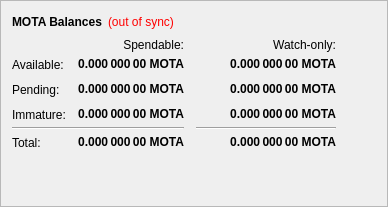
        <widget class="QFrame" name="frame">
         <property name="maximumSize">
          <size>
           <width>400</width>
           <height>16777215</height>
          </size>
         </property>
         <property name="frameShape">
          <enum>QFrame::StyledPanel</enum>
         </property>
         <property name="frameShadow">
          <enum>QFrame::Raised</enum>
         </property>
         <layout class="QVBoxLayout" name="verticalLayout_4">
          <item>
           <layout class="QHBoxLayout" name="horizontalLayout_4">
            <item>
             <widget class="QLabel" name="label_5">
              <property name="font">
               <font>
                <weight>75</weight>
                <bold>true</bold>
               </font>
              </property>
              <property name="text">
               <string>MOTA Balances</string>
              </property>
             </widget>
            </item>
            <item>
             <widget class="QLabel" name="labelWalletStatus">
              <property name="cursor">
               <cursorShape>WhatsThisCursor</cursorShape>
              </property>
              <property name="toolTip">
               <string>The displayed information may be out of date. Your wallet automatically synchronizes with the Mota network after a connection is established, but this process has not completed yet.</string>
              </property>
              <property name="styleSheet">
               <string notr="true">QLabel { color: red; }</string>
              </property>
              <property name="text">
               <string notr="true">(out of sync)</string>
              </property>
              <property name="alignment">
               <set>Qt::AlignLeading|Qt::AlignLeft|Qt::AlignVCenter</set>
              </property>
             </widget>
            </item>
            <item>
             <spacer name="horizontalSpacer_3">
              <property name="orientation">
               <enum>Qt::Horizontal</enum>
              </property>
              <property name="sizeHint" stdset="0">
               <size>
                <width>40</width>
                <height>20</height>
               </size>
              </property>
             </spacer>
            </item>
           </layout>
          </item>
          <item>
           <layout class="QGridLayout" name="gridLayout" rowminimumheight="0,25,25,25,0,25">
            <property name="sizeConstraint">
             <enum>QLayout::SetFixedSize</enum>
            </property>
            <property name="horizontalSpacing">
             <number>12</number>
            </property>
            <property name="verticalSpacing">
             <number>0</number>
            </property>
            <item row="2" column="2">
             <widget class="QLabel" name="labelWatchPending">
              <property name="font">
               <font>
                <weight>75</weight>
                <bold>true</bold>
               </font>
              </property>
              <property name="cursor">
               <cursorShape>IBeamCursor</cursorShape>
              </property>
              <property name="toolTip">
               <string>Unconfirmed transactions to watch-only addresses</string>
              </property>
              <property name="text">
               <string notr="true">0.000 000 00 MOTA</string>
              </property>
              <property name="alignment">
               <set>Qt::AlignRight|Qt::AlignTrailing|Qt::AlignVCenter</set>
              </property>
              <property name="textInteractionFlags">
               <set>Qt::LinksAccessibleByMouse|Qt::TextSelectableByKeyboard|Qt::TextSelectableByMouse</set>
              </property>
             </widget>
            </item>
            <item row="2" column="1">
             <widget class="QLabel" name="labelUnconfirmed">
              <property name="font">
               <font>
                <weight>75</weight>
                <bold>true</bold>
               </font>
              </property>
              <property name="cursor">
               <cursorShape>IBeamCursor</cursorShape>
              </property>
              <property name="toolTip">
               <string>Total of transactions that have yet to be confirmed, and do not yet count toward the spendable balance</string>
              </property>
              <property name="text">
               <string notr="true">0.000 000 00 MOTA</string>
              </property>
              <property name="alignment">
               <set>Qt::AlignRight|Qt::AlignTrailing|Qt::AlignVCenter</set>
              </property>
              <property name="textInteractionFlags">
               <set>Qt::LinksAccessibleByMouse|Qt::TextSelectableByKeyboard|Qt::TextSelectableByMouse</set>
              </property>
             </widget>
            </item>
            <item row="3" column="2">
             <widget class="QLabel" name="labelWatchImmature">
              <property name="font">
               <font>
                <weight>75</weight>
                <bold>true</bold>
               </font>
              </property>
              <property name="cursor">
               <cursorShape>IBeamCursor</cursorShape>
              </property>
              <property name="toolTip">
               <string>Staked or masternode rewards in watch-only addresses that has not yet matured</string>
              </property>
              <property name="text">
               <string notr="true">0.000 000 00 MOTA</string>
              </property>
              <property name="alignment">
               <set>Qt::AlignRight|Qt::AlignTrailing|Qt::AlignVCenter</set>
              </property>
              <property name="textInteractionFlags">
               <set>Qt::LinksAccessibleByMouse|Qt::TextSelectableByKeyboard|Qt::TextSelectableByMouse</set>
              </property>
             </widget>
            </item>
            <item row="4" column="0" colspan="2">
             <widget class="Line" name="lineSpendableBalance">
              <property name="orientation">
               <enum>Qt::Horizontal</enum>
              </property>
             </widget>
            </item>
            <item row="4" column="2">
             <widget class="Line" name="lineWatchBalance">
              <property name="sizePolicy">
               <sizepolicy hsizetype="Preferred" vsizetype="Fixed">
                <horstretch>0</horstretch>
                <verstretch>0</verstretch>
               </sizepolicy>
              </property>
              <property name="minimumSize">
               <size>
                <width>140</width>
                <height>0</height>
               </size>
              </property>
              <property name="orientation">
               <enum>Qt::Horizontal</enum>
              </property>
             </widget>
            </item>
            <item row="5" column="0">
             <widget class="QLabel" name="labelTotalText">
              <property name="sizePolicy">
               <sizepolicy hsizetype="Preferred" vsizetype="Fixed">
                <horstretch>0</horstretch>
                <verstretch>0</verstretch>
               </sizepolicy>
              </property>
              <property name="maximumSize">
               <size>
                <width>16777215</width>
                <height>25</height>
               </size>
              </property>
              <property name="baseSize">
               <size>
                <width>0</width>
                <height>25</height>
               </size>
              </property>
              <property name="text">
               <string>Total:</string>
              </property>
             </widget>
            </item>
            <item row="3" column="1">
             <widget class="QLabel" name="labelImmature">
              <property name="font">
               <font>
                <weight>75</weight>
                <bold>true</bold>
               </font>
              </property>
              <property name="cursor">
               <cursorShape>IBeamCursor</cursorShape>
              </property>
              <property name="toolTip">
               <string>Staked or masternode rewards that has not yet matured</string>
              </property>
              <property name="text">
               <string notr="true">0.000 000 00 MOTA</string>
              </property>
              <property name="alignment">
               <set>Qt::AlignRight|Qt::AlignTrailing|Qt::AlignVCenter</set>
              </property>
              <property name="textInteractionFlags">
               <set>Qt::LinksAccessibleByMouse|Qt::TextSelectableByKeyboard|Qt::TextSelectableByMouse</set>
              </property>
             </widget>
            </item>
            <item row="2" column="3">
             <spacer name="horizontalSpacer_2">
              <property name="orientation">
               <enum>Qt::Horizontal</enum>
              </property>
              <property name="sizeHint" stdset="0">
               <size>
                <width>40</width>
                <height>2</height>
               </size>
              </property>
             </spacer>
            </item>
            <item row="3" column="0">
             <widget class="QLabel" name="labelImmatureText">
              <property name="maximumSize">
               <size>
                <width>16777215</width>
                <height>25</height>
               </size>
              </property>
              <property name="text">
               <string>Immature:</string>
              </property>
             </widget>
            </item>
            <item row="5" column="1">
             <widget class="QLabel" name="labelTotal">
              <property name="font">
               <font>
                <weight>75</weight>
                <bold>true</bold>
               </font>
              </property>
              <property name="cursor">
               <cursorShape>IBeamCursor</cursorShape>
              </property>
              <property name="toolTip">
               <string>Your current total balance</string>
              </property>
              <property name="text">
               <string notr="true">0.000 000 00 MOTA</string>
              </property>
              <property name="alignment">
               <set>Qt::AlignRight|Qt::AlignTrailing|Qt::AlignVCenter</set>
              </property>
              <property name="textInteractionFlags">
               <set>Qt::LinksAccessibleByMouse|Qt::TextSelectableByKeyboard|Qt::TextSelectableByMouse</set>
              </property>
             </widget>
            </item>
            <item row="5" column="2">
             <widget class="QLabel" name="labelWatchTotal">
              <property name="font">
               <font>
                <weight>75</weight>
                <bold>true</bold>
               </font>
              </property>
              <property name="cursor">
               <cursorShape>IBeamCursor</cursorShape>
              </property>
              <property name="toolTip">
               <string>Current total balance in watch-only addresses</string>
              </property>
              <property name="text">
               <string notr="true">0.000 000 00 MOTA</string>
              </property>
              <property name="alignment">
               <set>Qt::AlignRight|Qt::AlignTrailing|Qt::AlignVCenter</set>
              </property>
              <property name="textInteractionFlags">
               <set>Qt::LinksAccessibleByMouse|Qt::TextSelectableByKeyboard|Qt::TextSelectableByMouse</set>
              </property>
             </widget>
            </item>
            <item row="0" column="2">
             <widget class="QLabel" name="labelWatchonly">
              <property name="text">
               <string>Watch-only:</string>
              </property>
              <property name="alignment">
               <set>Qt::AlignRight|Qt::AlignTrailing|Qt::AlignVCenter</set>
              </property>
             </widget>
            </item>
            <item row="1" column="0">
             <widget class="QLabel" name="labelBalanceText">
              <property name="sizePolicy">
               <sizepolicy hsizetype="Preferred" vsizetype="Fixed">
                <horstretch>0</horstretch>
                <verstretch>0</verstretch>
               </sizepolicy>
              </property>
              <property name="maximumSize">
               <size>
                <width>16777215</width>
                <height>25</height>
               </size>
              </property>
              <property name="baseSize">
               <size>
                <width>0</width>
                <height>25</height>
               </size>
              </property>
              <property name="text">
               <string>Available:</string>
              </property>
             </widget>
            </item>
            <item row="1" column="1">
             <widget class="QLabel" name="labelBalance">
              <property name="font">
               <font>
                <weight>75</weight>
                <bold>true</bold>
               </font>
              </property>
              <property name="cursor">
               <cursorShape>IBeamCursor</cursorShape>
              </property>
              <property name="toolTip">
               <string>Your current spendable balance</string>
              </property>
              <property name="text">
               <string notr="true">0.000 000 00 MOTA</string>
              </property>
              <property name="alignment">
               <set>Qt::AlignRight|Qt::AlignTrailing|Qt::AlignVCenter</set>
              </property>
              <property name="textInteractionFlags">
               <set>Qt::LinksAccessibleByMouse|Qt::TextSelectableByKeyboard|Qt::TextSelectableByMouse</set>
              </property>
             </widget>
            </item>
            <item row="1" column="2">
             <widget class="QLabel" name="labelWatchAvailable">
              <property name="font">
               <font>
                <weight>75</weight>
                <bold>true</bold>
               </font>
              </property>
              <property name="cursor">
               <cursorShape>IBeamCursor</cursorShape>
              </property>
              <property name="toolTip">
               <string>Your current balance in watch-only addresses</string>
              </property>
              <property name="text">
               <string notr="true">0.000 000 00 MOTA</string>
              </property>
              <property name="alignment">
               <set>Qt::AlignRight|Qt::AlignTrailing|Qt::AlignVCenter</set>
              </property>
              <property name="textInteractionFlags">
               <set>Qt::LinksAccessibleByMouse|Qt::TextSelectableByKeyboard|Qt::TextSelectableByMouse</set>
              </property>
             </widget>
            </item>
            <item row="2" column="0">
             <widget class="QLabel" name="labelPendingText">
              <property name="sizePolicy">
               <sizepolicy hsizetype="Preferred" vsizetype="Fixed">
                <horstretch>0</horstretch>
                <verstretch>0</verstretch>
               </sizepolicy>
              </property>
              <property name="maximumSize">
               <size>
                <width>16777215</width>
                <height>25</height>
               </size>
              </property>
              <property name="baseSize">
               <size>
                <width>0</width>
                <height>25</height>
               </size>
              </property>
              <property name="text">
               <string>Pending:</string>
              </property>
             </widget>
            </item>
            <item row="0" column="1">
             <widget class="QLabel" name="labelSpendable">
              <property name="text">
               <string>Spendable:</string>
              </property>
              <property name="alignment">
               <set>Qt::AlignRight|Qt::AlignTrailing|Qt::AlignVCenter</set>
              </property>
             </widget>
            </item>
           </layout>
          </item>
          <item>
           <spacer name="verticalSpacer_4">
            <property name="orientation">
             <enum>Qt::Vertical</enum>
            </property>
            <property name="sizeHint" stdset="0">
             <size>
              <width>20</width>
              <height>40</height>
             </size>
            </property>
           </spacer>
          </item>
         </layout>
        </widget>
